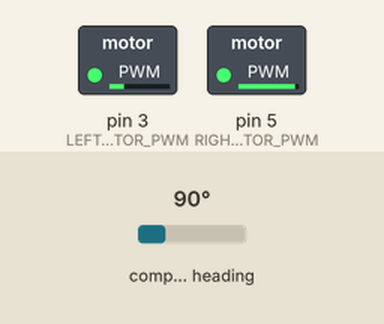
A sketch run on a simulated Arduino Uno, built with avr-gcc and run on an emulated ATmega328P. Parts: switched loads named in the sketch (green lamp = pin HIGH). Inputs (shaded band) come from the test bench; at power-on: compass heading 90°.

Above: at 1.2 s.
1.3 s: compass heading set to 7°
At 1.8 s:
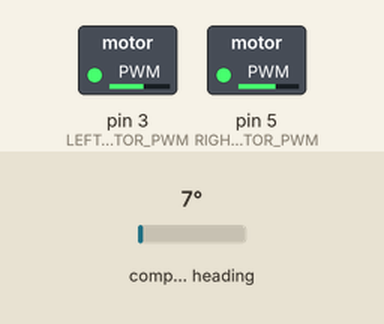
2.8 s: compass heading set to 180°
At 3.2 s:
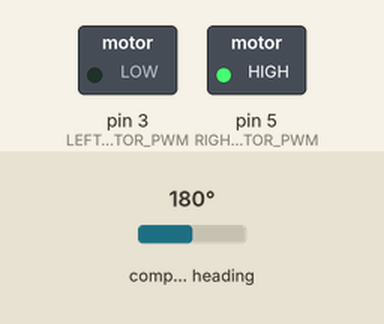
4.3 s: compass heading set to 90°
At 4.8 s:
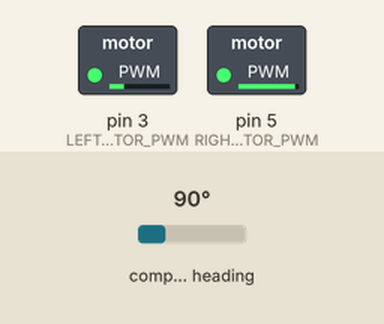
5.8 s: compass heading set to 269°
At 6.2 s:
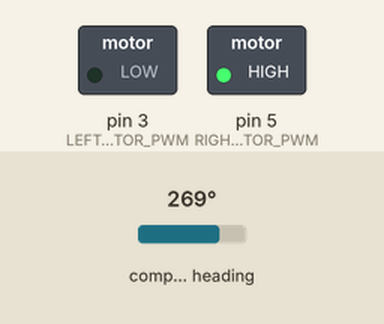
Timing chart, 0 to 8.3 s (numbered marks = the images above; inputs shaded):
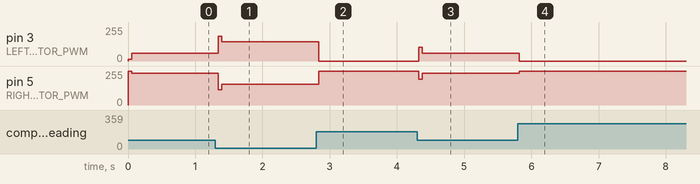

Measured:
- after the input at 1.3 s, pin 3 (LEFT_MOTOR_PWM): 60/255 → 143/255 at once; pin 5 (RIGHT_MOTOR_PWM): 240/255 → 156/255 at once
- after the input at 2.8 s, pin 3 (LEFT_MOTOR_PWM): 143/255 → 0/255 at once; pin 5 (RIGHT_MOTOR_PWM): 156/255 → 255/255 at once
- after the input at 4.3 s, pin 3 (LEFT_MOTOR_PWM): 0/255 → 60/255 at once; pin 5 (RIGHT_MOTOR_PWM): 255/255 → 240/255 at once
- after the input at 5.8 s, pin 3 (LEFT_MOTOR_PWM): 60/255 → 0/255 at once; pin 5 (RIGHT_MOTOR_PWM): 240/255 → 255/255 at once

The sketch:

PID.ino
```cpp
#include <Wire.h>
#include <Adafruit_Sensor.h>
#include <Adafruit_HMC5883_U.h>

// Magnetometer setup
Adafruit_HMC5883_Unified mag = Adafruit_HMC5883_Unified(12345);

// PID constants
float Kp = 1.0;  // Proportional gain
float Ki = 0.0;  // Integral gain
float Kd = 0.5;  // Derivative gain

// PID variables
float error, previous_error = 0, cumulative_error = 0;
float pid_output;

// Motor control pins
#define LEFT_MOTOR_PWM 3
#define RIGHT_MOTOR_PWM 5

void setup() {
  Serial.begin(9600);
  if (!mag.begin()) {
    Serial.println("HMC5883L not detected");
    while (1);
  }
  pinMode(LEFT_MOTOR_PWM, OUTPUT);
  pinMode(RIGHT_MOTOR_PWM, OUTPUT);
}

void loop() {
  // Get current heading
  sensors_event_t event;
  mag.getEvent(&event);
  float heading = atan2(event.magnetic.y, event.magnetic.x);
  heading = heading * 180 / PI;  // Convert to degrees
  if (heading < 0) heading += 360;

  // Calculate PID
  float desired_heading = 0;  // Target heading
  error = desired_heading - heading;
  cumulative_error += error;
  float derivative = error - previous_error;

  pid_output = Kp * error + Ki * cumulative_error + Kd * derivative;

  // Adjust motor speeds
  int left_motor_speed = constrain(150 + pid_output, 0, 255);
  int right_motor_speed = constrain(150 - pid_output, 0, 255);

  analogWrite(LEFT_MOTOR_PWM, left_motor_speed);
  analogWrite(RIGHT_MOTOR_PWM, right_motor_speed);

  previous_error = error;

  delay(50);
}
```
